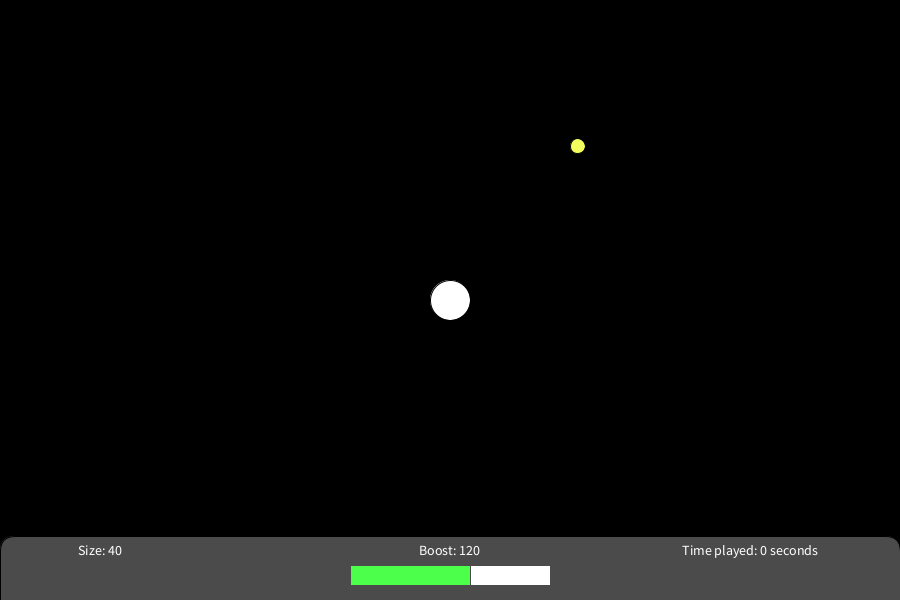
Frame 1 (no input)
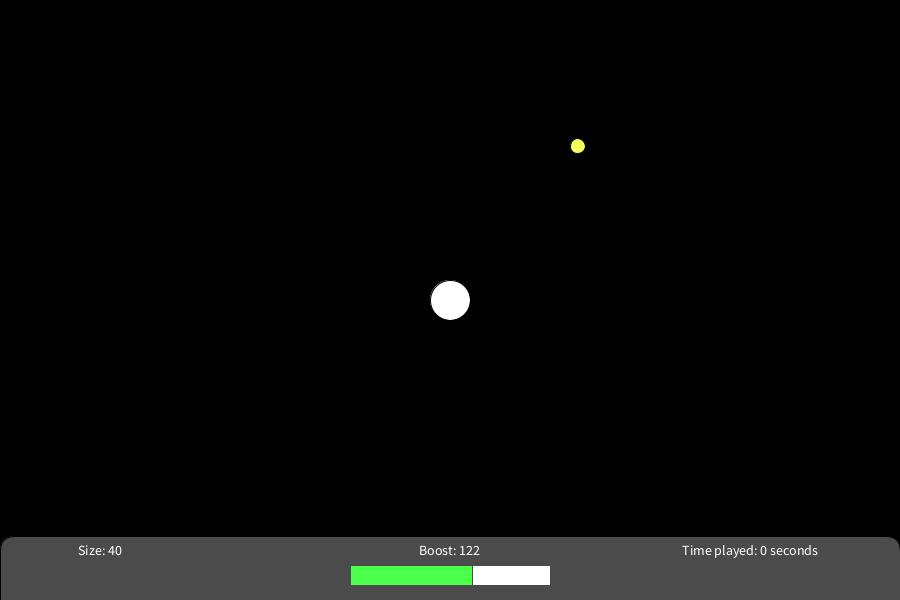
Frame 60 (the mouse pressed at the canvas centre just before this capture)
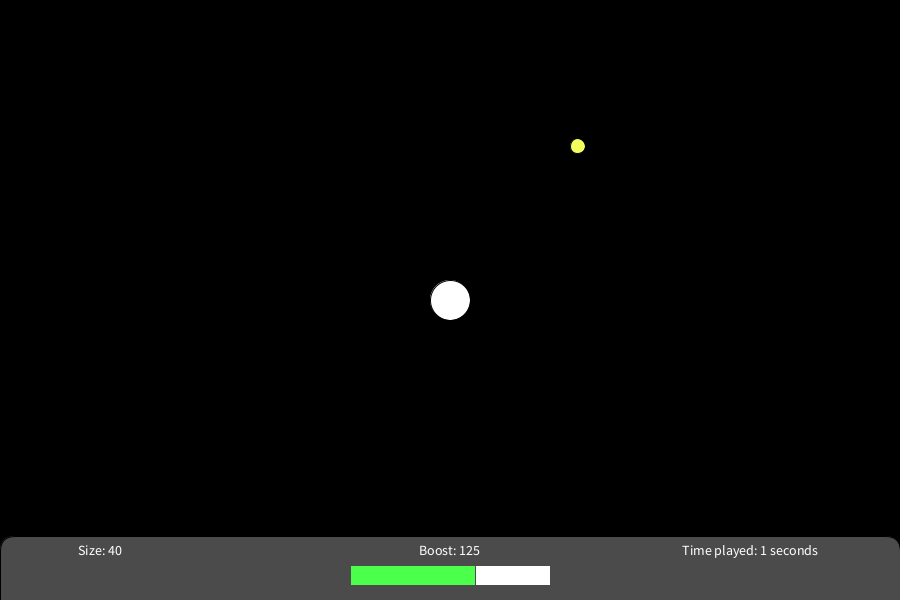
Frame 120 (the mouse held since frame 60 and released just before this capture)

The Processing sketch that drew these frames (run headless with seeded random() and noise(); from frame 60 on, the mouse is pressed at the canvas centre):

// Processing sketch: MovingBall
// ── MovingBall.pde
/*
To do:  Add small balls randomly spawned to "eat". Add score and time to left and right side of buttonbox
*/

//Variables for the ball size, -color and speed
int ballXCord, ballYCord, ballDia, speedX, speedY, colorOption1 = 255, colorOption2 = 255, colorOption3 = 255, boostSpeed = 11, standardSpeed = 5;

//Booleans for moving
boolean up, down, left, right;

//Boolean/variables for the boost mehanic
int boost, boostRecharging;
boolean boostActive;
int maxBoost = 200;

//Variables for the boostbar
float BoostRectX = 400, BoostRectY = 565, BoostRectWidth, BoostRectHeight= 20, BoostRectColor1 = 0, BoostRectColor2 = 255, BoostRectColor3 = 0;

//Time played
int timePlayedSeconds = 0;
int timePlayedMinutes = 0;
int timePlayedInc = 0;
String timeUnit = " seconds";
boolean minutGone = false;

//Food
float foodX, foodY, foodDia = 15, foodColor1 = 242, foodColor2 = 255, foodColor3 = 93;


//Distance
float distance = sqrt(pow(ballXCord-foodX,2)+ pow(ballYCord-foodY,2));


void setup() {
  size(900, 600); //fullScreen();
  //surface.setResizable(true);
  //Varialbe declarations
  ballXCord = width/2;
  ballYCord = height/2;
  ballDia = 40;
  speedX = 5;
  speedY = 5;
  boost = 120;
  foodX = random(0+foodDia, width-foodDia);
  foodY = random(0+foodDia, height-foodDia-65);
}


void draw() { 
  boostRecharging ++;
  drawBall();
  moveBallAndColor();
  Restrictions();
  useBoost();
  drawBoostBar();
  ButtonBox();
  timePlayed();
  Food();
  
  
}


void drawBall() {
  background(0);
  fill (colorOption1, colorOption2, colorOption3);
  ellipse(ballXCord, ballYCord, ballDia, ballDia); //Own ball
  fill(255);
}
void drawBoostBar() {
  BoostRectWidth = boost;
  fill (255);
  rect(width/2 - maxBoost/2, BoostRectY, maxBoost, BoostRectHeight);
  fill (BoostRectColor1, BoostRectColor2, BoostRectColor3);
  rect(width/2- maxBoost/2, BoostRectY, BoostRectWidth, BoostRectHeight);  
  fill(255);
}
//Makes the ball move and changes colors
void moveBallAndColor() {
  if (up) {
    ballYCord -= speedY;
    colorOption1 = 32;
    colorOption2 = 87;
    colorOption3 = 41;
  }
  if (down) {
    ballYCord += speedY;  
    colorOption1 = 35;
    colorOption2 = 54;
    colorOption3 = 255;
  }
  if (left) {
    ballXCord -= speedX;
    colorOption1 = 255;
    colorOption2 = 65;
    colorOption3 = 45;
  }
  if (right) {
    ballXCord += speedX;
    colorOption1 = 154;
    colorOption2 = 41;
    colorOption3 = 132;
  }
  //Boost part
    
  if (boostActive == true && boost > 0 ) {
    speedY = boostSpeed;
    speedX = boostSpeed;
    boost -= 0.5;
  }
  else {
    speedY = standardSpeed;
    speedX = standardSpeed;
    boostActive = false;
  }
}

//Checking for which keys are pressed
void keyPressed() {
  //Boost parts
  if (key == ' ' && boost > 0) {
    boostActive = true;
  }
   if (key == 'w' || key == 'W') {
    up = true;  
  }
   if (key == 's' || key == 'S') {
    down = true;
  }
   if (key == 'a' || key == 'A') {
    left = true;
  }
   if (key == 'd' || key == 'D') {
    right = true;
  }
}
//Checking for released keys
void keyReleased() {
   if (key == 'w' || key == 'W') {
    up = false;  
  }
   if (key == 's' || key == 'S') {
    down = false;
  }
   if (key == 'a' || key == 'A') {
    left = false;
  }
   if (key == 'd' || key == 'D') {
    right = false;
  }
  if (key == ' ') {
    boostActive = false;  
  }

}
//Ensures that the ball can't leave the given perimiter
void Restrictions() {
  if (ballYCord - ballDia/2 < 0) {
    ballYCord += speedY;  
  }
  if (ballYCord + ballDia/2 > height-65) {
    ballYCord -= speedY;  
  }
  if (ballXCord - ballDia/2 < 0) {
    ballXCord += speedX;
  }
  if (ballXCord + ballDia/2 > width) {
    ballXCord -= speedX;  
  }
}

//Adding fuel to the boost, with a simple incrimention
void useBoost() {
  if (boostRecharging > 20) {
    if (boost < maxBoost) {
      boost ++;
    }
    boostRecharging = 0;
  }
  textAlign(CENTER);
  textSize(14);  
  text("Boost: " + boost, width/2, height-45);
   //Also added the "Score" and "Time" here, to avoid the opacity on the text
  text("Size: " + ballDia, 100, height-45);
  //Displayed how many minutes and seconds that the program has run in.
  if (minutGone == false) {
  text("Time played: "+ timePlayedSeconds + timeUnit, 750, height-45);
  } else {
    text("Time played: "+ timePlayedMinutes + timeUnit + " and " + timePlayedSeconds + " seconds", 750, height-45);
  }
}
//Box in botton
void ButtonBox() {
  fill(255, 75);
  rect(0, height-64, width, height-55, 15);
}

void timePlayed() {
  timePlayedInc++;
  if (timePlayedInc >= 60) {
    timePlayedSeconds++;
    timePlayedInc = 0;
  }
  if (timePlayedSeconds > 59) {
    timeUnit = " minute(s)";
    timePlayedMinutes++;
    minutGone = true;
    timePlayedSeconds = 0;
  }
}

void Food() {
  distance = sqrt(pow(ballXCord-foodX,2)+ pow(ballYCord-foodY,2));
  fill(foodColor1, foodColor2, foodColor3);
  ellipse(foodX, foodY, foodDia, foodDia);
  fill(0);
  
  if (distance < ballDia/2 + foodDia/2) {
    foodX = random(0+foodDia, width-foodDia);
    foodY = random(0+foodDia, height-foodDia-65);
    ballDia++;
    boost += 2;
  }
}
